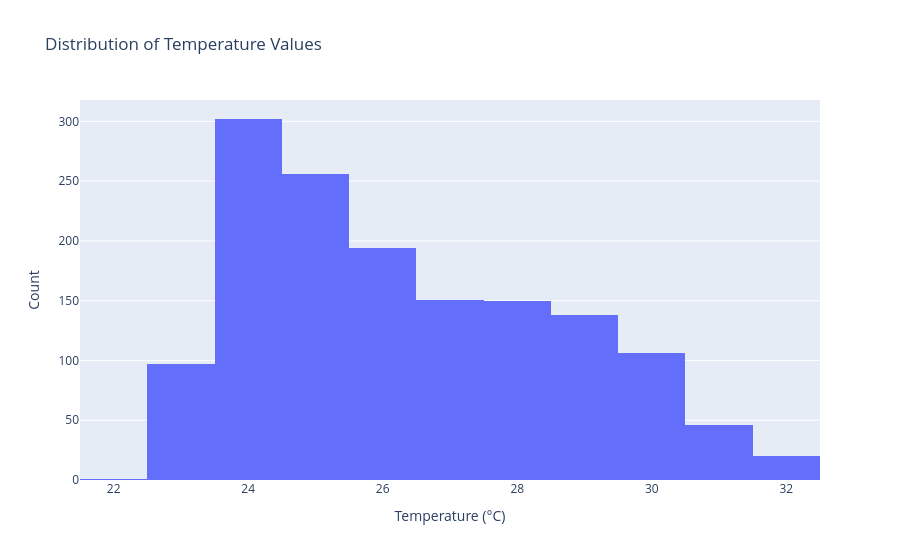

Here is the notebook cell this chart was saved with:
### Markdown cell above
**Plot 3 — Temperature distribution.** A histogram shows the overall range and shape
of the values the model needs to predict.

### Code cell
fig3 = px.histogram(plot_data, x=TARGET, nbins=20, title="Distribution of Temperature Values")
fig3.update_layout(xaxis_title="Temperature (°C)", yaxis_title="Count")
fig3.show()

### Figure 1 — Plotly figure (JSON) as saved in the notebook; plotly's stock layout.template omitted (floating-point values rounded to 4 significant figures; data arrays with more than 128 entries replaced by an {"elided": "..."} marker saying what was removed)
{"data": [{"bingroup": "x", "hovertemplate": "TEMPERATURE=%{x}<br>count=%{y}<extra></extra>", "legendgroup": "", "marker": {"color": "#636efa", "pattern": {"shape": ""}}, "name": "", "nbinsx": 20, "orientation": "v", "showlegend": false, "type": "histogram", "x": {"elided": "1461 float values"}, "xaxis": "x", "yaxis": "y"}], "layout": {"barmode": "relative", "legend": {"tracegroupgap": 0}, "title": {"text": "Distribution of Temperature Values"}, "xaxis": {"anchor": "y", "domain": [0, 1], "title": {"text": "Temperature (°C)"}}, "yaxis": {"anchor": "x", "domain": [0, 1], "title": {"text": "Count"}}}}
